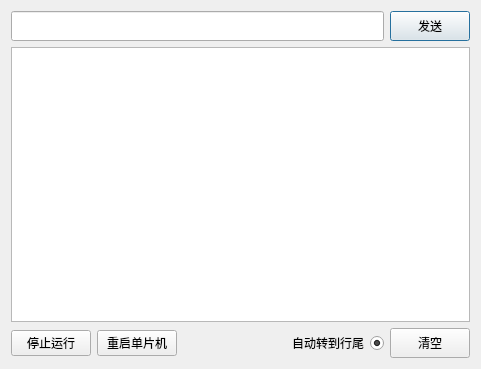
<?xml version="1.0" encoding="UTF-8"?>
<ui version="4.0">
 <class>Dialog</class>
 <widget class="QDialog" name="Dialog">
  <property name="geometry">
   <rect>
    <x>0</x>
    <y>0</y>
    <width>481</width>
    <height>369</height>
   </rect>
  </property>
  <property name="windowTitle">
   <string>通信调试</string>
  </property>
  <property name="windowIcon">
   <iconset resource="rc.qrc">
    <normaloff>:/ROOT/1.ico</normaloff>:/ROOT/1.ico</iconset>
  </property>
  <layout class="QVBoxLayout" name="verticalLayout">
   <item>
    <layout class="QHBoxLayout" name="horizontalLayout">
     <item>
      <widget class="QLineEdit" name="sendingTextEdit">
       <property name="minimumSize">
        <size>
         <width>300</width>
         <height>30</height>
        </size>
       </property>
      </widget>
     </item>
     <item>
      <widget class="QPushButton" name="Sending">
       <property name="minimumSize">
        <size>
         <width>80</width>
         <height>30</height>
        </size>
       </property>
       <property name="text">
        <string>发送</string>
       </property>
       <property name="shortcut">
        <string>Enter</string>
       </property>
      </widget>
     </item>
    </layout>
   </item>
   <item>
    <widget class="QTextBrowser" name="recv_Text"/>
   </item>
   <item>
    <layout class="QHBoxLayout" name="horizontalLayout_3">
     <item>
      <layout class="QHBoxLayout" name="horizontalLayout_2">
       <item>
        <layout class="QHBoxLayout" name="horizontalLayout_4"/>
       </item>
       <item>
        <widget class="QPushButton" name="stopRun">
         <property name="minimumSize">
          <size>
           <width>80</width>
           <height>0</height>
          </size>
         </property>
         <property name="text">
          <string>停止运行</string>
         </property>
        </widget>
       </item>
       <item>
        <widget class="QPushButton" name="rebootMCU">
         <property name="minimumSize">
          <size>
           <width>80</width>
           <height>0</height>
          </size>
         </property>
         <property name="text">
          <string>重启单片机</string>
         </property>
        </widget>
       </item>
       <item>
        <spacer name="horizontalSpacer">
         <property name="orientation">
          <enum>Qt::Horizontal</enum>
         </property>
         <property name="sizeHint" stdset="0">
          <size>
           <width>40</width>
           <height>20</height>
          </size>
         </property>
        </spacer>
       </item>
      </layout>
     </item>
     <item>
      <widget class="QRadioButton" name="AutoLast">
       <property name="minimumSize">
        <size>
         <width>120</width>
         <height>0</height>
        </size>
       </property>
       <property name="layoutDirection">
        <enum>Qt::RightToLeft</enum>
       </property>
       <property name="text">
        <string>自动转到行尾</string>
       </property>
       <property name="shortcut">
        <string>Ctrl+A</string>
       </property>
       <property name="checked">
        <bool>true</bool>
       </property>
      </widget>
     </item>
     <item>
      <widget class="QPushButton" name="Clear">
       <property name="minimumSize">
        <size>
         <width>80</width>
         <height>30</height>
        </size>
       </property>
       <property name="maximumSize">
        <size>
         <width>16777215</width>
         <height>30</height>
        </size>
       </property>
       <property name="text">
        <string>清空</string>
       </property>
       <property name="shortcut">
        <string>Del</string>
       </property>
      </widget>
     </item>
    </layout>
   </item>
  </layout>
 </widget>
 <resources>
  <include location="rc.qrc"/>
 </resources>
 <connections/>
</ui>
